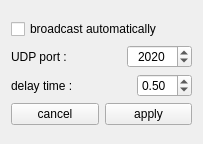
<?xml version="1.0" encoding="UTF-8"?>
<ui version="4.0">
 <class>ServerBroadSetPage</class>
 <widget class="QWidget" name="ServerBroadSetPage">
  <property name="geometry">
   <rect>
    <x>0</x>
    <y>0</y>
    <width>203</width>
    <height>144</height>
   </rect>
  </property>
  <property name="windowTitle">
   <string>UDP setting</string>
  </property>
  <layout class="QGridLayout" name="gridLayout">
   <item row="0" column="0">
    <layout class="QVBoxLayout" name="verticalLayout">
     <item>
      <widget class="QCheckBox" name="autoCheckbox">
       <property name="text">
        <string>broadcast automatically</string>
       </property>
      </widget>
     </item>
     <item>
      <layout class="QHBoxLayout" name="horizontalLayout_2">
       <item>
        <widget class="QLabel" name="portLabel">
         <property name="text">
          <string>UDP port :</string>
         </property>
        </widget>
       </item>
       <item>
        <widget class="QSpinBox" name="u_port">
         <property name="maximumSize">
          <size>
           <width>65</width>
           <height>16777215</height>
          </size>
         </property>
         <property name="mouseTracking">
          <bool>true</bool>
         </property>
         <property name="alignment">
          <set>Qt::AlignCenter</set>
         </property>
         <property name="prefix">
          <string/>
         </property>
         <property name="minimum">
          <number>1025</number>
         </property>
         <property name="maximum">
          <number>65536</number>
         </property>
         <property name="value">
          <number>2020</number>
         </property>
        </widget>
       </item>
      </layout>
     </item>
     <item>
      <layout class="QHBoxLayout" name="horizontalLayout">
       <item>
        <widget class="QLabel" name="delayLabel">
         <property name="text">
          <string>delay time :</string>
         </property>
        </widget>
       </item>
       <item>
        <widget class="QDoubleSpinBox" name="d_time">
         <property name="maximumSize">
          <size>
           <width>55</width>
           <height>16777215</height>
          </size>
         </property>
         <property name="minimum">
          <double>0.300000000000000</double>
         </property>
         <property name="maximum">
          <double>9.990000000000000</double>
         </property>
         <property name="singleStep">
          <double>0.100000000000000</double>
         </property>
         <property name="value">
          <double>0.500000000000000</double>
         </property>
        </widget>
       </item>
      </layout>
     </item>
     <item>
      <layout class="QHBoxLayout" name="horizontalLayout_3">
       <item>
        <widget class="QPushButton" name="cancelButton">
         <property name="text">
          <string>cancel</string>
         </property>
        </widget>
       </item>
       <item>
        <widget class="QPushButton" name="applyButton">
         <property name="text">
          <string>apply</string>
         </property>
        </widget>
       </item>
      </layout>
     </item>
    </layout>
   </item>
  </layout>
 </widget>
 <resources/>
 <connections/>
</ui>
